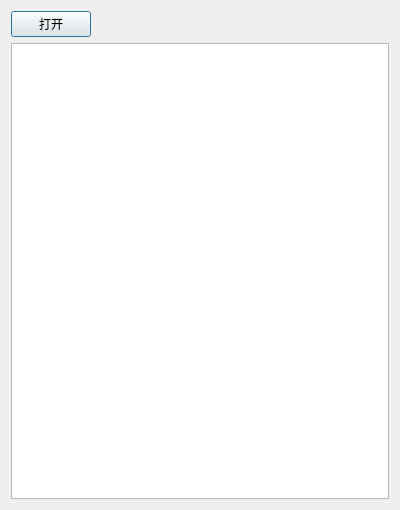
<?xml version="1.0" encoding="UTF-8"?>
<ui version="4.0">
 <class>openRobot</class>
 <widget class="QDialog" name="openRobot">
  <property name="geometry">
   <rect>
    <x>0</x>
    <y>0</y>
    <width>400</width>
    <height>510</height>
   </rect>
  </property>
  <property name="windowTitle">
   <string>选择打开的机器人</string>
  </property>
  <layout class="QVBoxLayout" name="verticalLayout_2">
   <item>
    <layout class="QVBoxLayout" name="verticalLayout">
     <item>
      <layout class="QHBoxLayout" name="horizontalLayout">
       <item>
        <widget class="QPushButton" name="pushButtonOpen">
         <property name="text">
          <string>打开</string>
         </property>
        </widget>
       </item>
       <item>
        <spacer name="horizontalSpacer">
         <property name="orientation">
          <enum>Qt::Horizontal</enum>
         </property>
         <property name="sizeHint" stdset="0">
          <size>
           <width>40</width>
           <height>20</height>
          </size>
         </property>
        </spacer>
       </item>
      </layout>
     </item>
     <item>
      <widget class="QListWidget" name="listWidget"/>
     </item>
    </layout>
   </item>
  </layout>
 </widget>
 <resources/>
 <connections/>
</ui>
